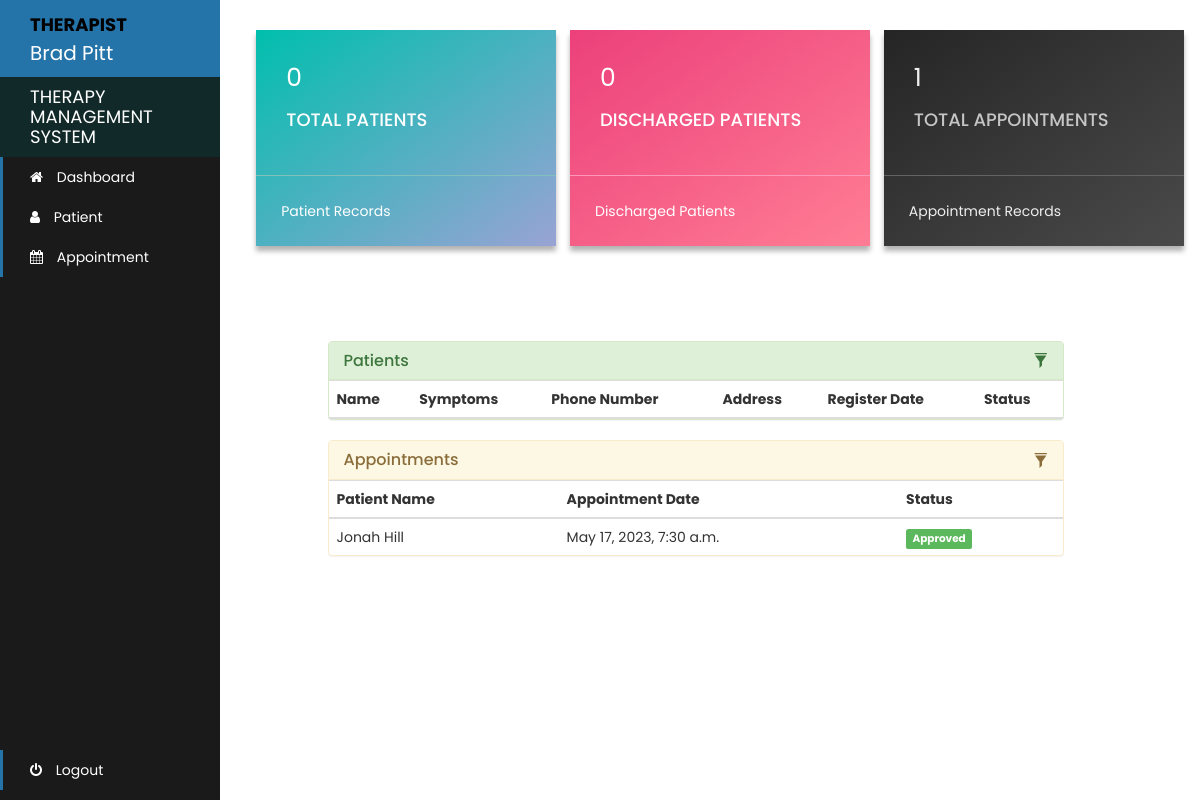
/therapist-page (signed in), run on the app's committed database.
### therapy/models.py (models this page shows)
class Appointment(models.Model):
    patient_id = models.PositiveIntegerField(null=True)
    therapist_id = models.PositiveIntegerField(null=True)
    patientName = models.CharField(max_length=100, null=True)
    therapistName = models.CharField(max_length=100, null=True)
    appointmentDate = models.DateTimeField(auto_now=False)
    status = models.BooleanField(default=False)

### therapy/views.py (the view)
# urls.py: path('therapist-page', views.therapist_page_view, name='therapist-page'),
@login_required(login_url='therapistlogin')
@user_passes_test(therapist_verified)
def therapist_page_view(request):
    appointment_count = models.Appointment.objects.all().filter(status=True, therapist_id=request.user.id).count()
    patient_discharge = models.Discharge.objects.all().distinct().filter(
        assignedTherapistName=request.user.first_name).count()
    appointments = models.Appointment.objects.all().filter(status=True, therapist_id=request.user.id).order_by('-id')
    patient_id = []
    for a in appointments:
        patient_id.append(a.patient_id)
    patients = models.Patient.objects.all().filter(status=True, user_id__in=patient_id).order_by('-id')
    patient_count = models.Patient.objects.all().filter(status=True, user_id__in=patient_id).count()
    mydict = {
        'patient_count': patient_count,
        'appointment_count': appointment_count,
        'patient_discharge': patient_discharge,
        'patients': patients,
        'appointments': appointments,
    }
    return render(request, 'therapy/therapist_page.html', context=mydict)

### therapy/views.py (called while the page is built)
def therapist_verified(user):
    return user.groups.filter(name='THERAPIST').exists()

### template/therapy/therapist_page.html (shortened to what this page needs)
<!DOCTYPE html>
{% load static %}
<html lang="en">
<head>
    <link rel="stylesheet" href="{% static '/style.css' %}">
    <link rel="stylesheet" href="https://maxcdn.bootstrapcdn.com/bootstrap/3.3.7/css/bootstrap.min.css">
</head>
{% include "therapy/therapist_navbar.html" %}
<body>
<br>
<div class="card" style="margin-left: 20%">
    <div class="cool-card cool-card-aqua">
        <div class="card-content">
            <span class="card-num">{{patient_count}}</span>
            <h4 class="card-text">
                TOTAL PATIENTS
            </h4>
        </div>
        <div class="card-link">
            <a href="/therapist-patient-record"><span>Patient Records</span></a>
        </div>
    </div>
    <div class="cool-card cool-card-pink">
        <div class="card-content">
            <span class="card-num">{{patient_discharge}}</span>
            <h4 class="card-text">
                DISCHARGED PATIENTS
            </h4>
        </div>
        <div class="card-link">
            <a href="/therapist-discharge-patient"><span>Discharged Patients</span></a>
        </div>
    </div>
    <div class="cool-card cool-card-dark">
        <div class="card-content">
            <span class="card-num">{{appointment_count}}</span>
            <h4 class="card-text">
                TOTAL APPOINTMENTS
            </h4>
        </div>
        <div class="card-link">
            <a href="/therapist-appointment-record"><span>Appointment Records</span></a>
        </div>
    </div>
</div>
<div class="container">
    <div class="row">
        <div class="col-md-8" style="margin-left: 25%">
            <div class="panel panel-success">
                <div class="panel-heading">
                    <h3 class="panel-title">Patients</h3>
                    <div class="pull-right">
                        <span class="clickable filter" data-toggle="tooltip" title="Toggle table filter" data-container="body">
                            <i class="glyphicon glyphicon-filter"></i>
                        </span>
                    </div>
                </div>
                <table class="table table-hover" id="p-table">
                    <thead>
                    <tr>
                        <th>Name</th>
                        <th>Symptoms</th>
                        <th>Phone Number</th>
                        <th>Address</th>
                        <th>Register Date</th>
                        <th>Status</th>
                    </tr>
                    </thead>
                </table>
            </div>
        </div>
        <div class="col-md-8" style="margin-left: 25%">
            <div class="panel panel-warning">
                <div class="panel-heading">
                    <h3 class="panel-title">Appointments</h3>
                    <div class="pull-right">
                        <span class="clickable filter" data-toggle="tooltip" title="Toggle table filter" data-container="body">
                            <i class="glyphicon glyphicon-filter"></i>
                        </span>
                    </div>
                </div>
                <table class="table table-hover" id="a-table">
                    <thead>
                    <tr>
                        <th>Patient Name</th>
                        <th>Appointment Date</th>
                        <th>Status</th>
                    </tr>
                    </thead>
                    <tbody>
                    {% for a in appointments %}
                    <tr>
                        <td>
                            {{a.patientName}}
                        </td>
                        <td>
                            {{a.appointmentDate}}
                        </td>
                        {%if a.status%}
                        <td>
                            <span class="label label-success">Approved</span>
                        </td>
                        {% else %}
                        <td>
                            <span class="label label-warning">Pending</span>
                        </td>
                        {% endif %}
                    </tr>
                    {% endfor %}
                    </tbody>
                </table>
            </div>
        </div>
    </div>
</div>
</body>
</html>

### template/therapy/therapist_navbar.html (shortened to what this page needs)
<!DOCTYPE html>
{% load static %}
<html lang="en">
<head>
  <link rel="stylesheet" href="https://maxcdn.bootstrapcdn.com/bootstrap/3.4.1/css/bootstrap.min.css">
  <link rel="stylesheet" href="https://cdnjs.cloudflare.com/ajax/libs/font-awesome/4.7.0/css/font-awesome.min.css">
</head>
<body>
<div class="sidebar-container">
  <div class="sidebar-logo">
    <span style="color: black; font-weight: bold; font-size: 18px">THERAPIST</span><br>{{request.user.first_name}} {{request.user.last_name}}
  </div>
  <ul class="sidebar-navigation">
    <li class="header">Therapy Management System</li>
    <li>
      <a href="/therapist-page">
        <i class="fa fa-home" aria-hidden="true"></i> Dashboard
      </a>
    </li>
    <li>
      <a href="/therapist-patient">
        <i class="fa fa-user" aria-hidden="true"></i> Patient
      </a>
    </li>
    <li>
      <a href="/therapist-appointment-record">
        <i class="fa fa-calendar" aria-hidden="true"></i> Appointment
      </a>
    </li>
  </ul>
  <ul class="logout">
    <li>
      <a href="/logged-out">
        <i class="fa fa-power-off" aria-hidden="true"></i> Logout
      </a>
    </li>
  </ul>
</div>
</body>
</html>

### static/style.css (style rules this page uses)
* { margin: 0; padding: 0; box-sizing: border-box; font-family: 'Poppins', sans-serif; }

### template/therapy/therapist_page.html (style rules this page uses)
.row { margin-top: 40px; padding: 0 10px; }
.clickable { cursor: pointer; }
.panel-heading div { margin-top: -18px; font-size: 15px; }
.panel-heading div span { margin-left: 5px; }
.card { margin-bottom: 45px; text-align: center; }
.card div { display: inline-block; }
.card > div { margin: 10px 5px; text-align: left; }
.cool-card { width: 300px; position: relative; -webkit-box-shadow: 0px 5px 5px 0px rgba(0,0,0,0.3); -moz-box-shadow: 0px 5px 5px 0px rgba(0,0,0,0.3); -o-box-shadow: 0px 5px 5px 0px rgba(0,0,0,0.3); box-shadow: 0px 5px 5px 0px rgba(0,0,0,0.3); }
.cool-card .card-content { padding: 30px; }
.cool-card .card-num { font-size: 25px; }
.cool-card .card-text { line-height: 1.6; }
.cool-card .card-link { padding: 25px; width: -webkit-fill-available; }
.cool-card .card-link a { text-decoration: none; position: relative; padding: 10px 0px; }
.cool-card .card-link a:after { top: 30px; content: ""; display: block; height: 2px; left: 50%; position: absolute; width: 0; -webkit-transition: width 0.3s ease 0s, left 0.3s ease 0s; -moz-transition: width 0.3s ease 0s, left 0.3s ease 0s; -o-transition: width 0.3s ease 0s, left 0.3s ease 0s; transition: width 0.3s ease 0s, left 0.3s ease 0s; }
.cool-card-aqua { background-image: linear-gradient(to bottom right, #00bfad, #99a3d4); }
.cool-card-aqua .card-content, .cool-card .card-link a { color: white; }
.cool-card-aqua .card-link { border-top:1px solid #82c1bb; }
.cool-card-aqua .card-link a:after { background:white; }
.cool-card-pink { background-image: linear-gradient(to bottom right, #ec407b, #ff7d94); }
.cool-card-pink .card-content { color: white; }
.cool-card-pink .card-link { border-top: 1px solid #ff97ba; }
.cool-card-pink .card-link a:after { background:white; }
.cool-card-dark { background-image: linear-gradient(to bottom right, #252525, #4a4a4a); }
.cool-card-dark .card-num, .cool-card-dark .card-link a { color:#eee; }
.cool-card-dark .card-text { color: #dcdcdcdd; }
.cool-card-dark .card-link { border-top: 1px solid #636363; }
.cool-card-dark .card-link a:after { background:#eee; }

### template/therapy/therapist_navbar.html (style rules this page uses)
.sidebar-container { position: fixed; width: 220px; height: 100%; left: 0; overflow-x: hidden; overflow-y: auto; background: #1a1a1a; color: white; }
.sidebar-logo { padding: 10px 15px 10px 30px; font-size: 20px; background-color: #2574A9; }
.sidebar-navigation { padding: 0; margin: 0; list-style-type: none; position: relative; }
.sidebar-navigation li { background-color: transparent; position: relative; display: inline-block; width: 100%; line-height: 20px; }
.sidebar-navigation li a { padding: 10px 15px 10px 30px; display: block; color: white; }
.sidebar-navigation li .fa { margin-right: 10px; }
.sidebar-navigation li::before { background-color: #2574A9; position: absolute; content: ''; height: 100%; left: 0; top: 0; -webkit-transition: width 0.2s ease-in; transition: width 0.2s ease-in; width: 3px; z-index: -1; }
.sidebar-navigation .header { font-size: 18px; text-transform: uppercase; background-color: rgba(2, 76, 76, 0.3); padding: 10px 15px 10px 30px; }
.sidebar-navigation .header::before { background-color: transparent; }
.logout { position:absolute; left:0; bottom:0; }
.logout li { background-color: transparent; position: relative; display: inline-block; width: 100%; line-height: 20px; }
.logout li a { padding: 10px 15px 10px 30px; display: block; color: white; }
.logout li .fa { margin-right: 10px; }
.logout li::before { background-color: #2574A9; position: absolute; content: ''; height: 100%; left: 0; top: 0; -webkit-transition: width 0.2s ease-in; transition: width 0.2s ease-in; width: 3px; z-index: -1; }

### data on the page
Appointment: patientName "Jonah Hill", appointmentDate "May 17, 2023, 7:30 a.m.", status "Approved"

### other printed values
{{ request.user.first_name }} "Brad"
{{ request.user.last_name }} "Pitt"
{{ patient_count }} "0"
{{ patient_discharge }} "0"
{{ appointment_count }} "1"
